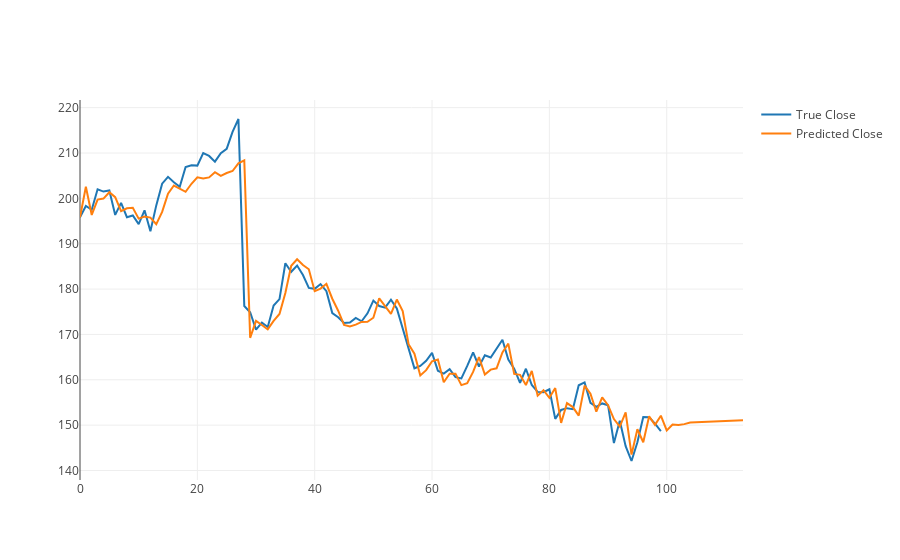

The code cell stored with this chart in its notebook:
### Code cell
x_range_original = np.arange(dfori.shape[0])
x_range_future = np.arange(df_log.shape[0])

data4 = go.Scatter(x=x_range_original, y=dfori['Close*'], name='True Close')
data5 = go.Scatter(x=x_range_future, y=df_log[:, 3], name='Predicted Close')

data = [data4, data5]

iplot(data)
